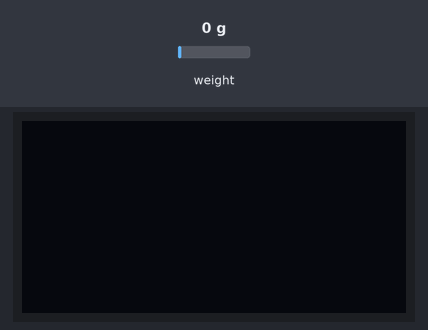
This sketch was run on a simulated Arduino Uno, built with avr-gcc and run on an emulated ATmega328P. On the bench: 128×64 one-colour display. The test bench sets the inputs (shaded band); at power-on: weight on the scale 0 g. What the sketch prints to the serial monitor is not drawn.

Above: at 3.7 s.
3.8 s: weight on the scale set to 100 g
At 3.91 s:
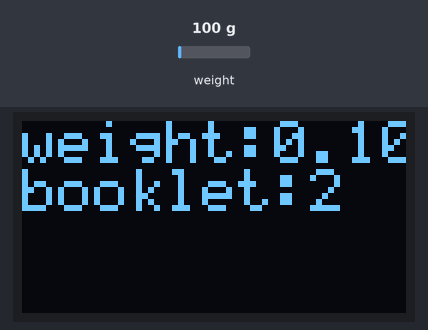
6.0 s: weight on the scale set to 1250 g
At 6.25 s:
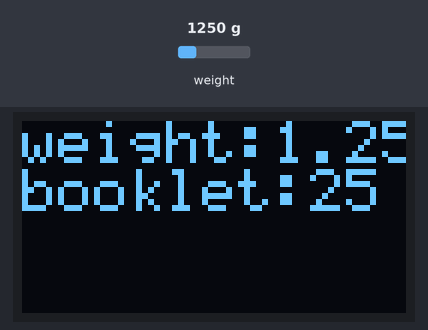
7.7 s: weight on the scale set to 2500 g
At 7.89 s:
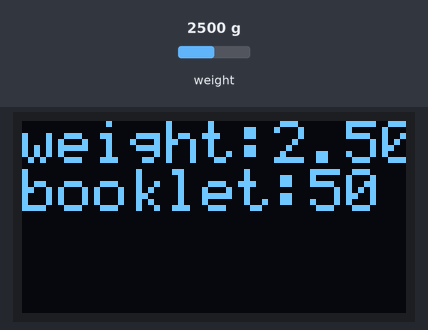

Measured:
- after the input at 3.8 s, the display: changes after 0.07 s (image 1)
- after the input at 6.0 s, the display: first differs from a run without the input after 0.20 s (image 2)
- after the input at 7.7 s, the display: first differs from a run without the input after 0.15 s (image 3)

The sketch:

weight.ino
```cpp
#include "HX711.h"
#include "Ubidots.h"
#include <Wire.h>
#include "SSD1306Ascii.h"
#include "SSD1306AsciiWire.h"

#define calibration_factor -7050.0 //This value is obtained using the SparkFun_HX711_Calibration sketch
#define I2C_ADDRESS 0x3C          //oled address

#define LOADCELL_DOUT_PIN  13   //pin D7
#define LOADCELL_SCK_PIN  15    //pin D8
#define booklet 0.05          //weight of one booklet


const char* UBIDOTS_TOKEN = "BBFF-wzk5MUWVns8uT1WTsXJoS27kJzfS0g";  // Put here your Ubidots TOKEN
const char* WIFI_SSID = "Mi";      // Put here your Wi-Fi SSID
const char* WIFI_PASS = "";      // Put here your Wi-Fi password


Ubidots ubidots(UBIDOTS_TOKEN, UBI_HTTP);
HX711 scale;
SSD1306AsciiWire oled;

void setup() {
  Serial.begin(9600);
  ubidots.wifiConnect(WIFI_SSID, WIFI_PASS);
  Wire.begin();
  Wire.setClock(400000L);
  oled.begin(&Adafruit128x64, I2C_ADDRESS);
  oled.setFont(System5x7);


  scale.begin(LOADCELL_DOUT_PIN, LOADCELL_SCK_PIN);
  scale.set_scale(calibration_factor);
  scale.tare();

  Serial.println("Readings:");
  oled.clear();
  oled.set2X();
  oled.println("reading");

  oled.println("");
  oled.clear();
}

void loop() {
  Serial.print("Reading: ");
  float weight=scale.get_units();
  Serial.print(weight, 1);
  Serial.print(" kg");


  if(weight>0){
     ubidots.add("weight",weight);
     int totalbooklet=weight/booklet;
     oled.print("weight:");
     oled.print(weight);
     oled.println(" kg");
     oled.print("booklet:");
     oled.print(totalbooklet);
     oled.println();


  }


;
  Serial.println();
    bool bufferSent = false;
  bufferSent = ubidots.send();

  if (bufferSent) {

    Serial.println("Values sent by the device");
  }

  delay(100);
   oled.clear();


}
```
